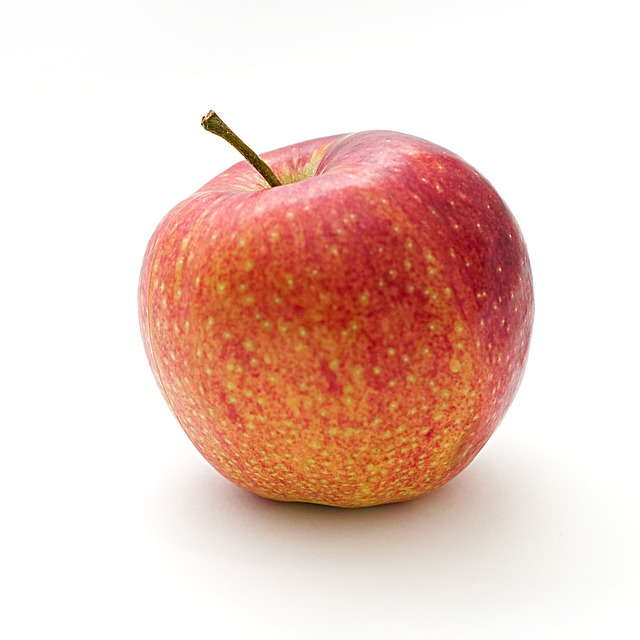
#> input picture Chapter_4/my_images/apple.jpg, 640 x 640 px
$ python 9_image_histograms.py
#> lines starting #> are read from the running program, lines starting #| are printed output that depends on the picture
import cv2
import numpy as np
from matplotlib import pyplot as plt

# Load image in grayscale
img = cv2.imread("./my_images/apple.jpg", cv2.IMREAD_GRAYSCALE)
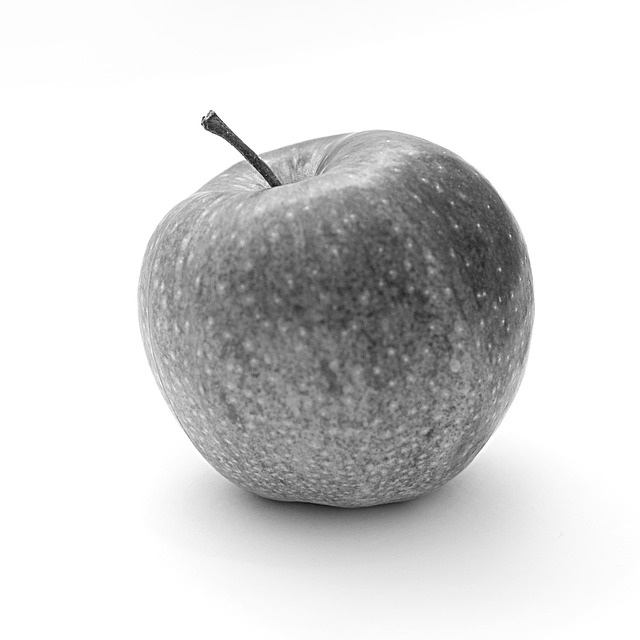
#> img: shape (640, 640); min 15, max 255, mean 213.4

# Calculate the histogram of the image
hist = cv2.calcHist([img], [0], None, [256], [0, 256])
#> hist = 256 values, max 181845 at index 255, min 0 at index 0, mean 1600

# Plot the histogram using matplotlib
plt.plot(hist)
plt.xlim([0, 256])


# Display the image
cv2.imshow("Image", img)
plt.show()
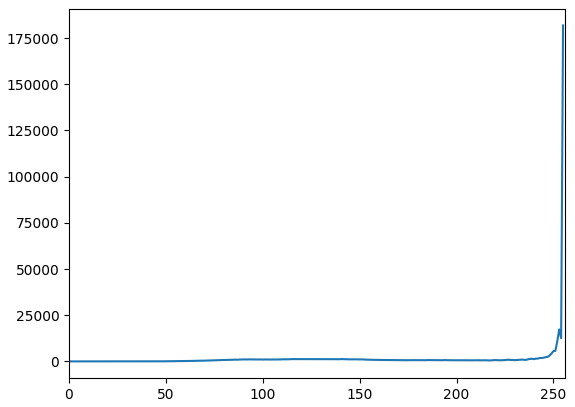
#> figure drawn by matplotlib, 1 panel; curve peaks at x = 255, y = 181845
cv2.waitKey(0)
cv2.destroyAllWindows()

$ run again, with Chapter_4/my_images/shapes.jpg copied over Chapter_4/my_images/apple.jpg
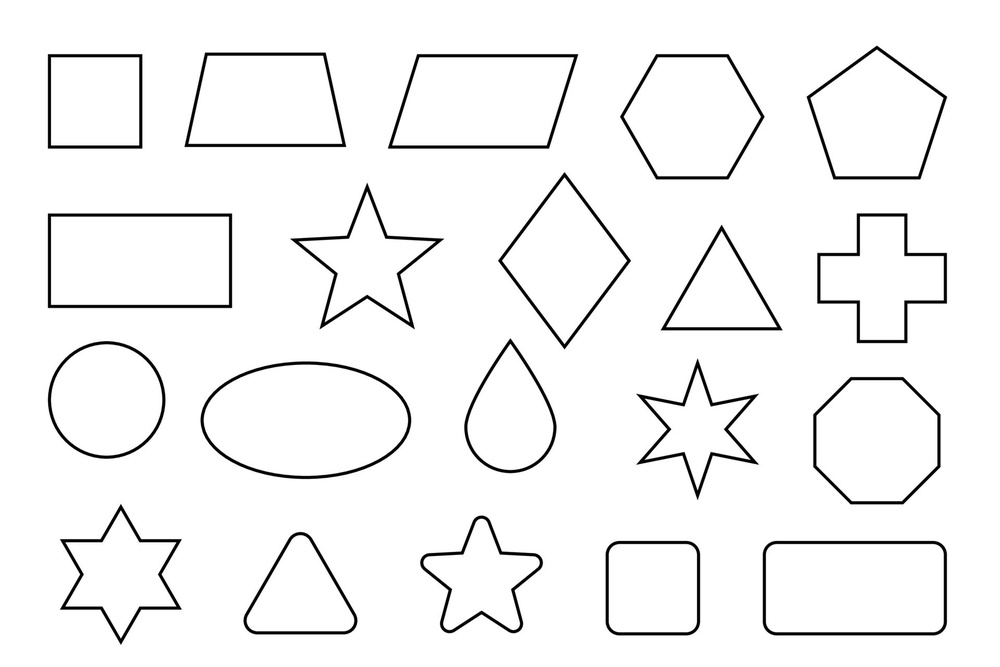
#> input picture Chapter_4/my_images/shapes.jpg, 1000 x 667 px, shrunk from 1920 x 1280 before the run
#> img is the input picture: shape (667, 1000); min 0, max 255, mean 244.5
#> hist = 256 values, max 589852 at index 255, min 26 at index 160, mean 2605.5
#> `plt.show()`:
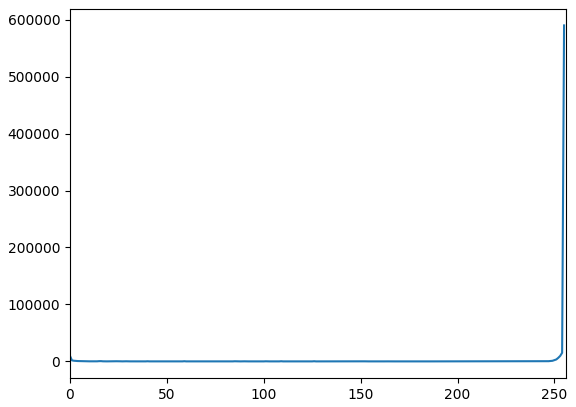
#> figure drawn by matplotlib, 1 panel; curve peaks at x = 255, y = 589852
